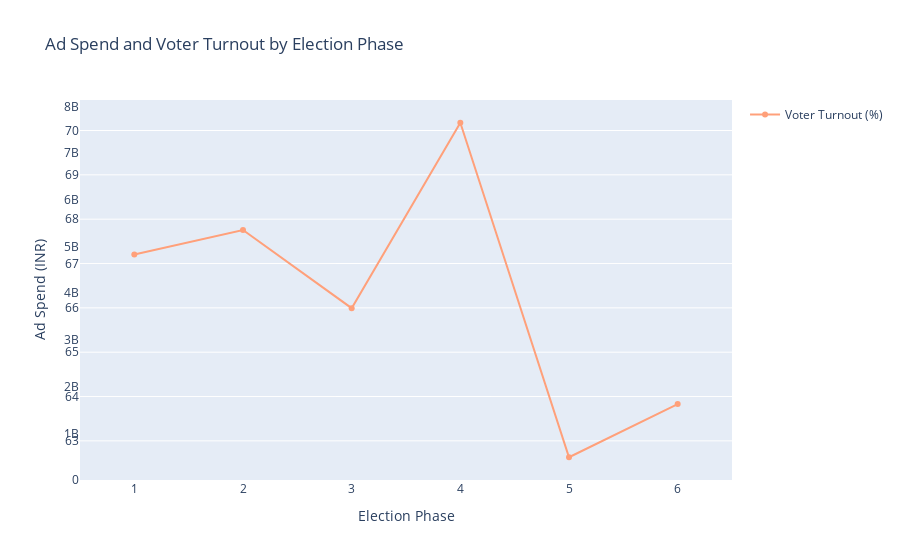

Write notebook code for a chart like this one.
### Code cell
#Relation between ad spending - voter turnout by election phase

# Grouping and aggregating data
phase_analysis = loc_results.groupby('Phase').agg({
    'Amount spent (INR)': 'sum',
    'Polled (%)': 'mean'
}).reset_index()

# Creating the figure using Plotly Express for the bar chart
fig = px.bar(phase_analysis, 
             x='Phase', 
             y='Amount spent (INR)', 
             title='Ad Spend and Voter Turnout by Election Phase',
             labels={'Amount spent (INR)': 'Ad Spend (INR)', 'Phase': 'Election Phase'},
             color_discrete_sequence=['indianred'])

# Adding a scatter plot trace to overlay Voter Turnout on the same figure
fig.add_scatter(x=phase_analysis['Phase'], 
                y=phase_analysis['Polled (%)'], 
                mode='lines+markers', 
                name='Voter Turnout (%)', 
                marker_color='lightsalmon',
                yaxis='y2')



fig.show()

### Figure 1 — Plotly figure (JSON) as saved in the notebook; plotly's stock layout.template omitted (floating-point values rounded to 4 significant figures)
{"data": [{"alignmentgroup": "True", "hovertemplate": "Election Phase=%{x}<br>Ad Spend (INR)=%{y}<extra></extra>", "legendgroup": "", "marker": {"color": "indianred", "pattern": {"shape": ""}}, "name": "", "offsetgroup": "", "orientation": "v", "showlegend": false, "textposition": "auto", "type": "bar", "x": [1, 2, 3, 4, 5, 6], "xaxis": "x", "y": [5556265415, 3986936358, 4726512390, 7732806345, 4346064062, 3872711127], "yaxis": "y"}, {"marker": {"color": "lightsalmon"}, "mode": "lines+markers", "name": "Voter Turnout (%)", "type": "scatter", "x": [1, 2, 3, 4, 5, 6], "y": [67.2, 67.76, 65.99, 70.17, 62.63, 63.83], "yaxis": "y2"}], "layout": {"barmode": "relative", "legend": {"tracegroupgap": 0}, "title": {"text": "Ad Spend and Voter Turnout by Election Phase"}, "xaxis": {"anchor": "y", "domain": [0, 1], "title": {"text": "Election Phase"}}, "yaxis": {"anchor": "x", "domain": [0, 1], "title": {"text": "Ad Spend (INR)"}}}}
